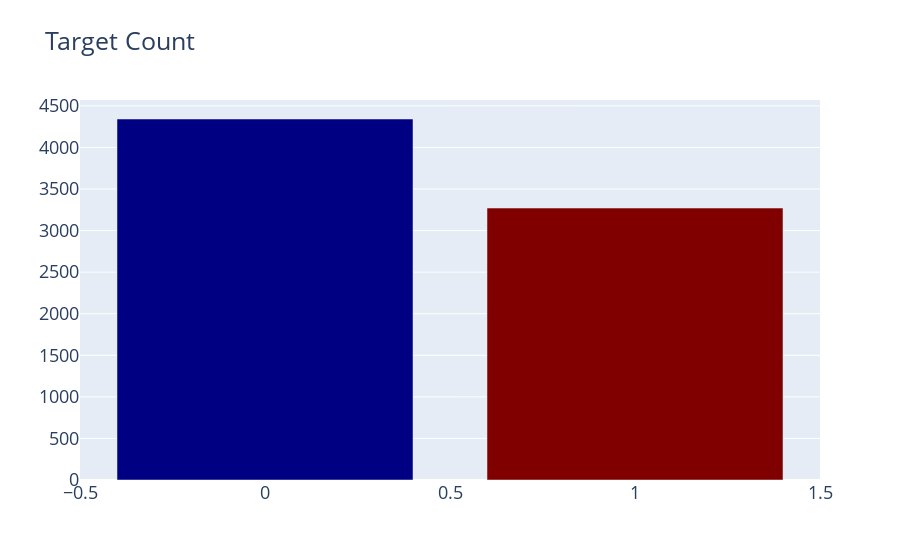
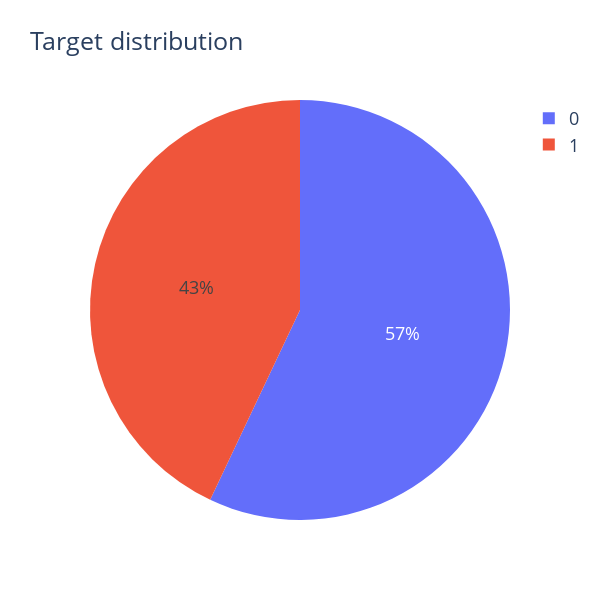

The cell these charts' notebook holds for them, in order:
### Code cell
cnt_srs = train['target'].value_counts()
trace = go.Bar(
    x=cnt_srs.index,
    y=cnt_srs.values,
    marker=dict(
        color=cnt_srs.values,
        colorscale = 'Jet',
        reversescale = True
    ),
)

layout = go.Layout(
    title='Target Count',
    font=dict(size=18)
)

data = [trace]
fig = go.Figure(data=data, layout=layout)
py.iplot(fig, filename="TargetCount")

## target distribution ##
labels = (np.array(cnt_srs.index))
sizes = (np.array((cnt_srs / cnt_srs.sum())*100))

trace = go.Pie(labels=labels, values=sizes)
layout = go.Layout(
    title='Target distribution',
    font=dict(size=18),
    width=600,
    height=600,
)
data = [trace]
fig = go.Figure(data=data, layout=layout)
py.iplot(fig, filename="usertype")
fig.show(renderer="colab")

### Figure 1 — Plotly figure (JSON) as saved in the notebook; plotly's stock layout.template omitted (floating-point values rounded to 4 significant figures)
{"data": [{"marker": {"color": [4342, 3271], "colorscale": [[0, "rgb(0,0,131)"], [0.2, "rgb(0,60,170)"], [0.4, "rgb(5,255,255)"], [0.6, "rgb(255,255,0)"], [0.8, "rgb(250,0,0)"], [1, "rgb(128,0,0)"]], "reversescale": true}, "x": [0, 1], "y": [4342, 3271], "type": "bar"}], "layout": {"font": {"size": 18}, "title": {"text": "Target Count"}}}

### Figure 2 — Plotly figure (JSON) as saved in the notebook; plotly's stock layout.template omitted (floating-point values rounded to 4 significant figures)
{"data": [{"labels": [0, 1], "values": [57.03, 42.97], "type": "pie"}], "layout": {"font": {"size": 18}, "height": 600, "title": {"text": "Target distribution"}, "width": 600}}
